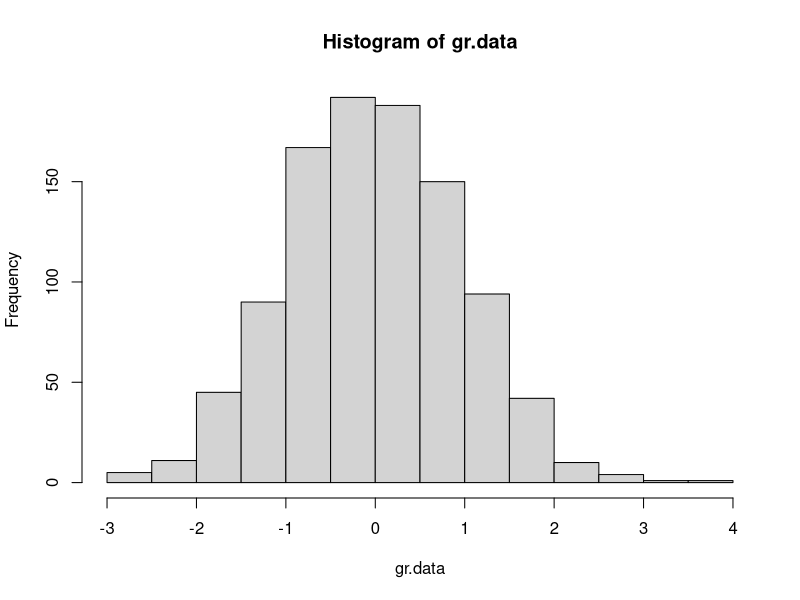

Here is the R script that generated this plot: (Note: this script raises an error after producing the figure.)
## ---- chunk 1
5 - 8
## ---- chunk 2
xx <- 1:10
## ---- chunk 3
yy <- rnorm(n = 20, mean = 50, sd = 15) 
## ---- chunk 4
xx
## ---- chunk 5
mean(yy) 
## ---- chunk 6
gr.data <- rnorm(1000) 
hist(gr.data)
## ---- chunk 7
knitr::include_graphics("pics/RStudio_layout.jpg")
## ---- chunk 8
5+8 # +12
## ---- chunk 9
sleep.data <- sleep[ ,1]   
sleep.mean <- mean(sleep.data)   
sleep.sd <- sd(sleep.data)    
t.perc <- qt(0.975,19) 
left.boundary <- sleep.mean - (sleep.sd/sqrt(length(sleep.data)))*t.perc 
right.boundary <- sleep.mean + (sleep.sd/sqrt(length(sleep.data)))*t.perc
cat ("[", left.boundary, ";", right.boundary, "]\n")
## ---- chunk 10
conf.int <- function (x = sleep[,1])
{
  x.mean <- mean(x)   
  x.sd <- sd(x)    
  t.perc <- qt(0.975,19) 
  left.boundary <- x.mean - (x.sd/sqrt(length(x)))*t.perc 
  right.boundary <- x.mean + (x.sd/sqrt(length(x)))*t.perc
  list (lower = left.boundary, upper = right.boundary)  
}
## ---- chunk 11
conf.int (x = sleep[,1])
